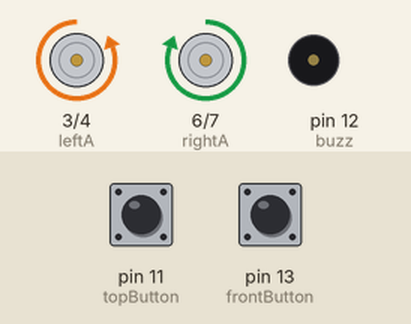
Recording of a sketch running on a simulated Arduino Uno, built with avr-gcc and run on an emulated ATmega328P. On the bench: motor-driver pin pairs drawn as motors (green arrow = first pin HIGH = forward, orange = second pin HIGH = backward, longer = more drive), buzzer (waves = sounding). The inputs (shaded band) are chosen by the test bench; at power-on: pin 11 (topButton) LOW, pin 13 (frontButton) LOW.

Above: at 2.6 s.
2.7 s: pin 11 (topButton) pulled HIGH for 1.1 s
At 4.3 s:
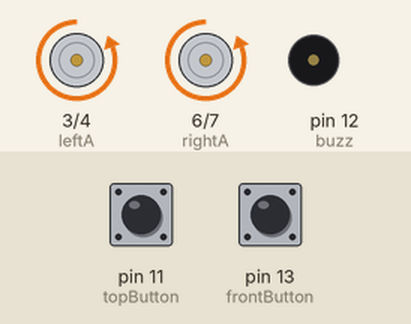
6.2 s: pin 13 (frontButton) pulled HIGH for 1.1 s
At 7.1 s:
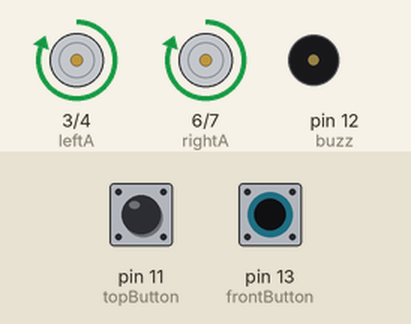
9.7 s: pin 11 (topButton) pulled HIGH for 3.2 s
At 12.05 s:
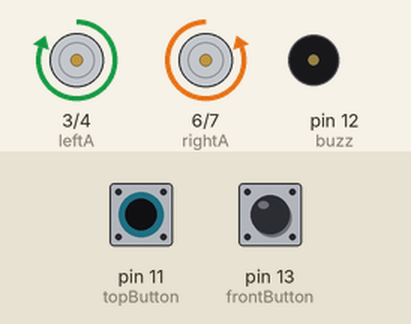
14.4 s: pin 13 (frontButton) pulled HIGH for 3.2 s
At 18.3 s:
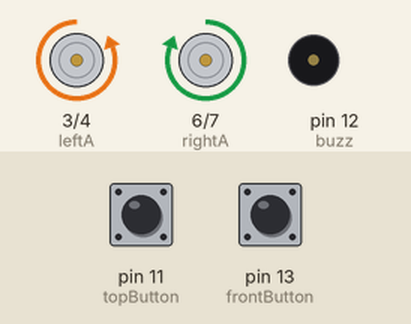
Timing chart, 0 to 20.1 s (numbered marks = the images above; inputs shaded):
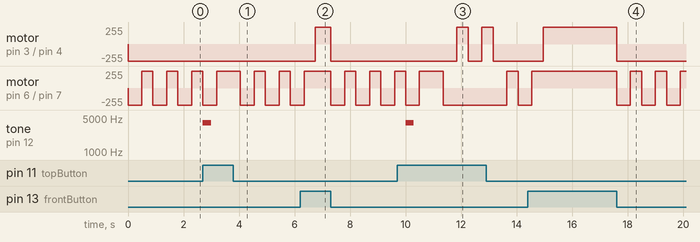

The sketch:

GroupD2_M2.ino
```cpp
//Aidan J. Bradley and Ethan T. Daniels
// ENGR450  ... Group D ... MILESTONE 2
// Programmed by: Aidan J. Bradley

/*
 * The idea is to have the robot drive straight until a button click, dependant on how many button clicks the robot
 * will act in different ways..
 *
 * The goal is to have the robot reach each back wall and play a tune
 */
#include "pitches.h"

//pinouts:
const int leftA =  3; //Left Motor A pin
const int leftB =  4; //Left Motor B pin
const int rightA =  6;  //Right Motor A pin
const int rightB =  7;  //Right Motor B pin
const int buzz = 12;  //pin for buzzer
const int frontButton = 13; //pin for front bumper switch
const int topButton = 11; //pin for the top bumper switch

// Variables will change:
int currentState = 0; //will be used to switch states
int numClicks = 0; //will count how many times the front bumper has been clicked
int frontBump; //variable for front bumper switch
int topBump; //variable for top button
int motorState = 0;

void setup()
{
  // set the digital pin as output:
  pinMode(leftA, OUTPUT);
  pinMode(leftB, OUTPUT);
  pinMode(rightA, OUTPUT);
  pinMode(rightB, OUTPUT);
  pinMode(buzz, OUTPUT);
  pinMode(frontButton, INPUT);
  pinMode(topButton, INPUT);
}

void loop()
{
  //read the top button until someone clicks it
  topBump = debounceCheck(topButton);
  if(topBump == LOW)
  {
    currentState = 1;
  }
  switch(currentState)
  {
    case 0:
    {
      state0();
      break;
    }
    case 1:
    {
      state1();
      break;
    }
    case 2:
    {
      state2();
      break;
    }
    case 3:
    {
      state3();
      break;
    }
    case 4:
    {
      state4();
      break;
    }
    case 5:
    {
      state5();
      break;
    }
    case 6:
    {
      state6();
      break;
    }
  }
}
```

debounceCheck.ino
```cpp
int lastState;

boolean debounceCheck(int pin)
{
  int currState = digitalRead(pin);

  if(currState != lastState)
  {
    if(lastState == LOW)
    {
      return true;
    }
  }
  lastState = currState;
  return false;
}
```

motors.ino
```cpp
void platformForward()
{
  leftForward();
  rightForward();
}
void platformBackward()
{
  leftBackward();
  rightBackward();
}
void platformStop()
{
  leftStop();
  rightStop();
}
void platformSpinLeft()
{
  leftBackward();
  rightForward();
}
void platformSpinRight()
{
  rightBackward();
  leftForward();
}
//left
void leftForward()
{
      digitalWrite(leftA, HIGH);
      digitalWrite(leftB, LOW);
}
void leftBackward()
{
      digitalWrite(leftA, LOW);
      digitalWrite(leftB, HIGH);
}

void leftStop()
{
      digitalWrite(leftA, LOW);
      digitalWrite(leftB, LOW);
}
//right
void rightForward()
{
      digitalWrite(rightA, HIGH);
      digitalWrite(rightB, LOW);
}
void rightBackward()
{
      digitalWrite(rightA, LOW);
      digitalWrite(rightB, HIGH);
}

void rightStop()
{
      digitalWrite(rightA, LOW);
      digitalWrite(rightB, LOW);
}
```

movement.ino
```cpp
//This tab will declare movement for the robot..

//have the robot stop
void state0()
{
  platformStop();
}

//move to EAST wall from starting square
void state1()
{
  frontBump = debounceCheck(frontButton);
  if(frontBump == HIGH)
  {
     platformForward();
  }
  if(frontBump == LOW)
  {
    platformBackward();
    delay(500);
    platformSpinLeft();
    delay(400);

    currentState = 2;
  }
}
//turn to left and drive twoard the FIRST GOAL wall (NORTH)
void state2()
{
  frontBump = debounceCheck(frontButton);
  if(frontBump == HIGH)
  {
    platformForward();
  }
  if(frontBump == LOW)
  {
    tone(buzz,NOTE_B7,300);

    platformBackward();
    delay(500);
    platformSpinLeft();
    delay(850);

    currentState = 3;
  }

}
//drive straight until the SOUTH starting wall
void state3()
{
  frontBump = debounceCheck(frontButton);
  if(frontBump == HIGH)
  {
    platformForward();
  }
  if(frontBump == LOW)
  {
    platformBackward();
    delay(500);
    platformSpinRight();
    delay(400);

    currentState = 4;
  }
}
//Drive straight until hitting WEST wall
void state4()
{
  frontBump = debounceCheck(frontButton);
  if(frontBump == HIGH)
  {
    platformForward();
  }
  if(frontBump == LOW)
  {
    platformBackward();
    delay(500);
    platformSpinRight();
    delay(400);

    currentState = 5;
  }
}
//Drive straight until hitting WEST wall
void state5()
{
  frontBump = debounceCheck(frontButton);
  if(frontBump == HIGH)
  {
    platformForward();
  }
  if(frontBump == LOW)
  {
    tone(buzz,NOTE_C7,300);
    tone(buzz,NOTE_D4,300);

    platformBackward();
    delay(500);
    platformSpinRight();
    delay(800);

    currentState = 6;
  }
}
//Drive staright until hitting SOUTH wall again
void state6()
{
  frontBump = debounceCheck(frontButton);
  if(frontBump == HIGH)
  {
    platformForward();
  }
  if(frontBump == LOW)
  {

    platformBackward();
    delay(300);
    platformSpinLeft();
    delay(450);
    platformForward();
    delay(400);
    platformStop();
    delay(200);

    currentState = 0;

    int melody[] = {
      NOTE_C4, NOTE_G3, NOTE_G3, NOTE_A3, NOTE_G3, 0, NOTE_B3, NOTE_C4
    };

     // note durations: 4 = quarter note, 8 = eighth note, etc.:
     int noteDurations[] = {
      4, 8, 8, 4, 4, 4, 4, 4
     };
    // iterate over the notes of the melody:
    for (int thisNote = 0; thisNote < 8; thisNote++) {

    // to calculate the note duration, take one second divided by the note type.
    //e.g. quarter note = 1000 / 4, eighth note = 1000/8, etc.
    int noteDuration = 1000 / noteDurations[thisNote];
    tone(buzz, melody[thisNote], noteDuration);

    // to distinguish the notes, set a minimum time between them.
    // the note's duration + 30% seems to work well:
    int pauseBetweenNotes = noteDuration * 1.30;
    delay(pauseBetweenNotes);
    // stop the tone playing:
    noTone(buzz);
    }
  }
}
```

Measured:
- after the input at 2.7 s, tone on pin 12 (buzz): silent → 3951 Hz at once, → silent 0.30 s later
- after the input at 6.2 s, motor on pin 3 (leftA) / pin 4 (leftB): backward 255/255 → forward 255/255 after 0.55 s, → backward 255/255 0.55 s later
- after the input at 9.7 s, motor on pin 3 (leftA) / pin 4 (leftB): alternates forward 255/255 for 0.40 s and backward 255/255 for 0.50 s, 4 changes in all, then stays backward 255/255, starting after 2.2 s; tone on pin 12 (buzz): silent → 3951 Hz after 0.30 s, → silent 0.30 s later
- after the input at 14.4 s, motor on pin 3 (leftA) / pin 4 (leftB): backward 255/255 → forward 255/255 after 0.55 s, → backward 255/255 2.6 s later
- by itself, motor on pin 6 (rightA) / pin 7 (rightB): repeats every 0.90 s: backward 255/255 0.50 s, forward 255/255 0.40 s
